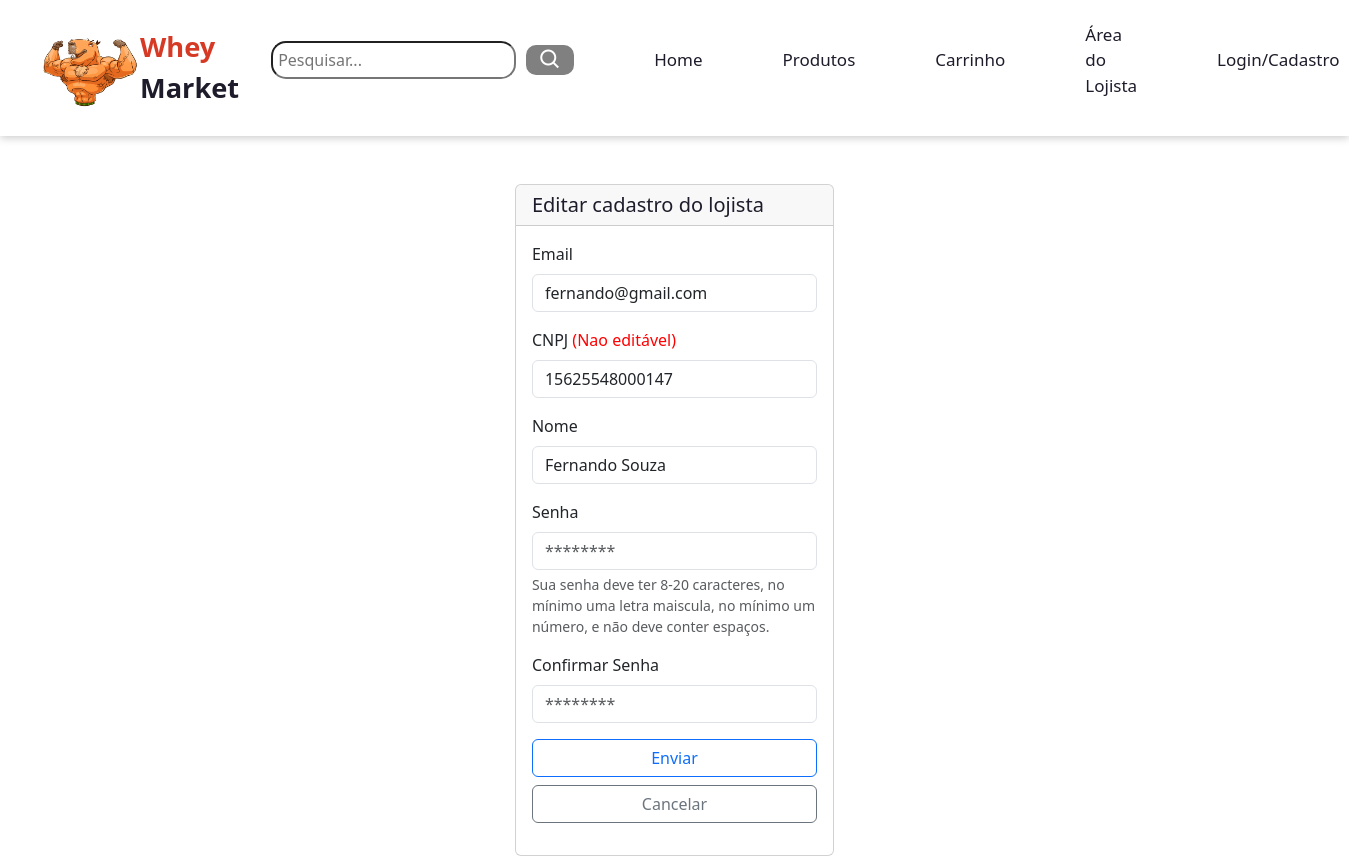
The app's page /editLojista.php?id=1 with its own data.
### tables this page shows
CREATE TABLE `lojista` (
  `ID` int(11) NOT NULL,
  `CNPJ` char(14) DEFAULT NULL,
  `email` varchar(50) DEFAULT NULL,
  `Nome` varchar(100) DEFAULT NULL,
  `senha` char(32) DEFAULT NULL,
  `fk_Cadastro_Tipo_ID` int(11) DEFAULT NULL
);

### editLojista.php (the view, shortened to what this page needs)
<?php
include_once('conexao.php');
if (!empty($_GET['id'])) {
    $id = $_GET['id'];
    $sqlSelect = "SELECT * FROM lojista WHERE ID=$id";
    $result = $conn->query($sqlSelect);
    if ($result->num_rows > 0) {
        $lojista = mysqli_fetch_assoc($result);
    }
} else {
    header('Location: listarProdutos.php');
}
?>
<!DOCTYPE html>
<html lang="Pt-br">
<head>
    <link href="https://cdn.jsdelivr.net/npm/bootstrap@5.3.0-alpha3/dist/css/bootstrap.min.css" rel="stylesheet">
    <link href='https://unpkg.com/boxicons@2.1.2/css/boxicons.min.css' rel='stylesheet'>
    <link rel="stylesheet" href="css/style.css">
</head>
<body>
    <?php
    require('header.php');
    ?>
    <div class='.container-fluid'>
        <div class="row justify-content-center pt-5">
            <div class='col-3'>
                <div class="card">
                    <h5 class="card-header text-dark">Editar cadastro do lojista</h5>
                    <div class="card-body">
                        <div class='col'>
                            <form action="saveEditLojista.php" method="POST" class="needs-validation" novalidate>
                                <div class="mb-3">
                                    <label for="email" class="form-label">Email</label>
                                    <input type="email" name="email" class="form-control" id="email" placeholder="example@example.com"
                                    value="<?php  echo $lojista['email']?>" maxlength="50" required />
                                </div>
                                <div class="mb-3">
                                    <label for="CNPJ" class="form-label">CNPJ <span style="color: red">(Nao editável)</span></label>
                                    <input type="text" name="CNPJ" class="form-control cnpj" id="CNPJ" maxlength="14" pattern="\d{2}.?\d{3}.?\d{3}/?\d{4}-?\d{2}"
                                     readonly value="<?php  echo $lojista['CNPJ']?>" />
                                </div>
                                <div class="mb-3">
                                    <label for="Nome" class="form-label">Nome</label>
                                    <input type="text" name="Nome" class="form-control" id="Nome" placeholder="Nome da loja"
                                    value="<?php echo  $lojista['Nome']?>" maxlength="100" required />
                                </div>
                                <div class="mb-3">
                                    <label for="senha" class="form-label">Senha</label>
                                    <input type="password" name="senha" class="form-control" id="senha" placeholder='********' pattern="^(?=.*[A-Z])(?=.*[0-9])(?=\S{8,20}$).*"
                                    minlength="8" maxlength="20"
                                    onkeyup="confereSenha()" required>
                                    <div id="MensagemPassword" class="form-text">
                                        Sua senha deve ter 8-20 caracteres, no mínimo uma letra maiscula, no mínimo um número, e não deve conter espaços.
                                    </div>
                                </div>
                                <div class="mb-3 position-relative">
                                    <label for="senha" class="form-label">Confirmar Senha</label>
                                    <input type="password" name="confirma" class="form-control" id="confimar-senha" placeholder='********' pattern="^(?=.*[A-Z])(?=.*[0-9])(?=\S{8,20}$).*"
                                    minlength="8" maxlength="20" onkeyup="confereSenha()" required>
                                </div>
                                <div class="d-grid gap-2 mb-3 mt-3">
                                    <button name="update" class="btn btn-outline-primary" type="update">Enviar</button>
                                    <a class = "btn btn-outline-secondary"href="lojistaPage.php">Cancelar</a>
                                </div>
                            </form>
                        </div>
                    </div>
                </div>
            </div>
        </div>
    </div>
</body>
</html>

### css/style.css (style rules this page uses)
* { margin: 0; padding: 0; box-sizing: border-box; list-style: none; text-decoration: none; }
:root { --red:#d63a25; --white:#fff; --dark:#1e1c2a; }
body { color: var(--dark); background: var(--white); }
a { text-decoration: none; color: inherit; }
.text-dark { color: var(--dark) !important; }

### records on screen
lojista: email "fernando@gmail.com", CNPJ "15625548000147", Nome "Fernando Souza"
